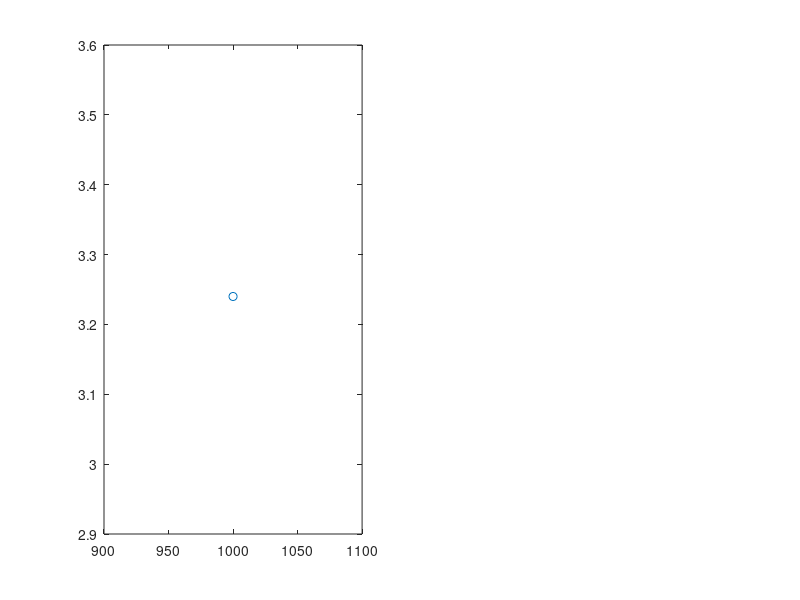

The MATLAB source for this figure: (Note: this script raises an error after producing the figure.)
% AMS 595 Project 1: How to find pi?

% Question 1: Using For Loops to Compute 

% Trying 1000 random points
N = 1e3
true_pi = pi %comparing estimated with true value of pi
x = rand(N,1) % random values of X from 0 to 1
y = rand(N,1) % random values of Y from 0 to 1

inside = (x.^2 + y.^2) <= 1;  % inside if less than or equal to 1
pi_est = 4 * sum(inside) / N; % formula to find calculation of pi

fprintf('Estimated pi with %d points = %.5f\n', N, pi_est); % prints the estimate of pi

%plots the estimation of pi of the 1000points compared to true value of pi
figure;
subplot(1,2,1);
plot(N, pi_est, '-o');
hold on;
yline(true_pi,'r--','True \pi');
xlabel('Number of Points');
ylabel('Estimated \pi');
title('The Estimation of \pi (For Loop)');

% Trying different fixed random points.
%% Initialize variables
N_lengths = [1e2, 1e3, 1e4, 1e5, 1e6];   % different point counts
pi_true = pi; %true estimate of pi
pi_estimates = zeros(size(N_lengths)); % estimate arrays to hold values of what we got but setting it to 0 value.
errors = zeros(size(N_lengths)); % errors arrays to hold values of what we got but setting it to 0 value.
times = zeros(size(N_lengths)); % times arrays to hold values of what we got but setting it to 0 value.

for k = 1:length(N_lengths) %for each of the fixed random time points
    N = N_lengths(k);
    tic;  % start the executation timer
    
    inside = 0;
    for i = 1:N
        x = rand(); % random values of X from 0 to 1
        y = rand(); % random values of Y from 0 to 1
        if x^2 + y^2 <= 1 % to check if inside circle, +1 inside if it is.
            inside = inside + 1;
        end
    end
    
    pi_est = 4 * inside / N; %formula to calc pi
    times(k) = toc;  % stop the execuation timer
    
    pi_estimates(k) = pi_est;
    errors(k) = abs(pi_true - pi_est); % see the diff in error
end

% Plotting the results, first graph to show the estimation of pi, second to
% show the error and time cost
figure;
subplot(1,2,1);
plot(N_lengths, pi_estimates, '-o');
hold on;
yline(pi_true,'r--','True \pi');
xlabel('Number of Points');
ylabel('Estimated \pi');
title('The Estimation of \pi (For Loop)');

subplot(1,2,2);
plot(times, errors, '-o');
xlabel('Execution Time (s)');
ylabel('Error |π - π_{est}|');
title('Error vs Time Cost');


% Question 2: Using While loops

% To compute pi to a certain number of significant figures using while
% loops we used 2, 3 and 4 as examples. Cannot use the true pi value.
% The gameplan is similar to for loops but to work backwards.
sig_level = [2, 3, 4];  
results = struct; % stores the results for each precision level

% Loop through each precision level
for p = 1:length(sig_level)
    
    digits_required = sig_level(p);   % how many sig figs we want
    
    % We can build tolerance to have a small margin of error that we can
    % accept between 2 values. This can help prevent endless loop and saves
    % more estimation time.
    tolerance = 0.5 * 10^(-digits_required); % we do tolerance base on current sig.level, so if it is 2 sig, then its 0.5*10^-2
    
    % Initializing the variables
    points_inside_circle = 0;
    total_points = 0;
    pi_estimate = 0;
    pi_previous = 0;
    
    % Now we use the while loops to make points until the estimate gets
    % close to the signifance level wanted
    while true
        % Again, we generate a random point (x,y) in 0 <= x,y <= 1
        x = rand();
        y = rand();
        
        % Count total points to see number of iterations
        total_points = total_points + 1;
        
        % USing te formula of circle to see if the point counts inside.
        if x^2 + y^2 <= 1
            points_inside_circle = points_inside_circle + 1;
        end
        
        % Compute current estimate of pi using same formula from Q1
        pi_previous = pi_estimate; % store the old estimate
        pi_estimate = 4 * points_inside_circle / total_points;
        
        % Stop if estimate has stop changing significantly (as our difference gets smaller than our tolerance)
        % and at least100 points to avoid very early stopping and more accurate calculation
        if total_points > 100 && abs(pi_estimate - pi_previous) < tolerance
            break;
        end
    end
    
    % Store the final results
    results(p).digits = digits_required;
    results(p).iterations = total_points;
    results(p).pi_est = pi_estimate;
    
    % Display the final results based on the different significant figures
    fprintf('%d significant figures: π ≈ %.*f after %d iterations\n', ...
            digits_required, digits_required, pi_estimate, total_points);
end

% Question 3: Creating a function with visual graphs for our pi calculation.


% Example: compute pi to 4 significant figures
pi_est_final = PiEstimation(4);


% Function Definition

function pi_estimate = PiEstimation(sig_figure)
    % This function uses Monte Carlo algorithm to estimate the calculation
    % of pi by using while loops with the given input of significance
    % figures that the user inputs
    % sig_figure: number of significant figures the user inputs

    % Creates a tolerance to prevent endless loops
    tolerance = 0.5 * 10^(-sig_figure);

    % Initializing the variables again
    points_inside_circle = 0;
    total_points = 0;
    pi_previous = 0;
    pi_estimate = 0;

    % Create figure for plotting points
    figure;
    hold on;
    axis equal;
    axis([0 1 0 1]); %creates a one by one figure
    xlabel('x'); ylabel('y');
    title(['Estimation of \pi to ', num2str(sig_figure), ' sig figs']);

    % Now we use the while loops to make points until the estimate gets
    % close to the signifance level wanted
    while true
        x = rand();
        y = rand();
        total_points = total_points + 1;

        % Check if point is inside circle
        if x^2 + y^2 <= 1
            points_inside_circle = points_inside_circle + 1;
            plot(x, y, 'g.'); % visually can see green for points inside
        else
            plot(x, y, 'r.'); % visually can see red for points outside
        end

        % Update the estimate calculated
        pi_previous = pi_estimate;
        pi_estimate = 4 * points_inside_circle / total_points;

        % Stop if estimate is less than tolenerance but ahave at least 100
        % points
        if total_points > 100 && abs(pi_estimate - pi_previous) < tolerance
            break;
        end

        % Update plot every 500 points (optional, can help with speeds up plotting as sig level increases)
        if mod(total_points,500) == 0
            drawnow;
        end
    end

    % Show final result of the pi calculated
    pi_str = sprintf(['pi ≈ %.', num2str(sig_figure), 'f'], pi_estimate);
    disp(['Final result: ', pi_str]);

    % Display and prints result on plot in blue font
    text(0.5, 0.5, pi_str, 'FontSize', 14, 'Color', 'b', ...
        'HorizontalAlignment','center');
end